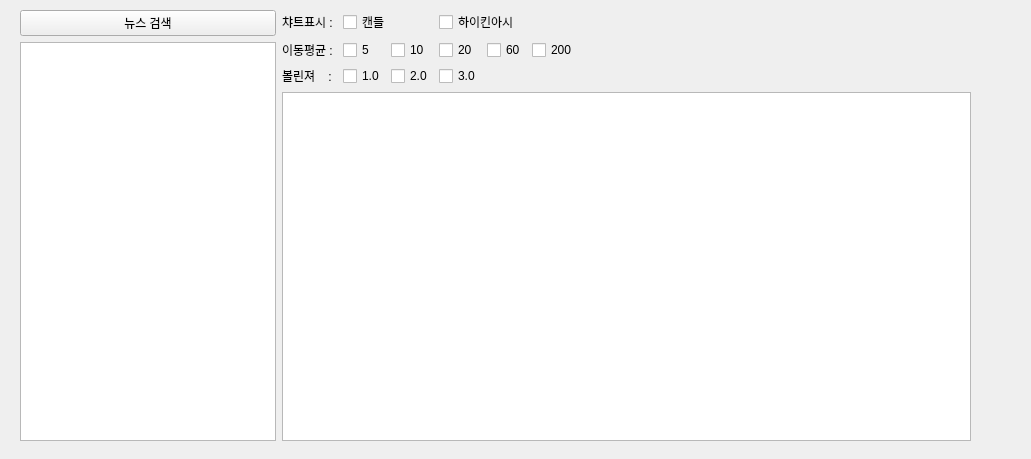
<?xml version="1.0" encoding="UTF-8"?>
<ui version="4.0">
 <class>ChartWidget</class>
 <widget class="QWidget" name="ChartWidget">
  <property name="geometry">
   <rect>
    <x>0</x>
    <y>0</y>
    <width>1031</width>
    <height>459</height>
   </rect>
  </property>
  <property name="windowTitle">
   <string>Form</string>
  </property>
  <widget class="QWidget" name="">
   <property name="geometry">
    <rect>
     <x>20</x>
     <y>10</y>
     <width>951</width>
     <height>431</height>
    </rect>
   </property>
   <layout class="QHBoxLayout" name="horizontalLayout" stretch="0,1">
    <item>
     <layout class="QVBoxLayout" name="verticalLayout">
      <item>
       <widget class="QPushButton" name="btn_search_news">
        <property name="text">
         <string>뉴스 검색</string>
        </property>
       </widget>
      </item>
      <item>
       <widget class="QTextBrowser" name="textBrowser"/>
      </item>
     </layout>
    </item>
    <item>
     <layout class="QVBoxLayout" name="verticalLayout_3">
      <item>
       <layout class="QHBoxLayout" name="horizontalLayout_2">
        <item>
         <layout class="QGridLayout" name="gridLayout_2">
          <item row="0" column="0">
           <widget class="QLabel" name="label_3">
            <property name="text">
             <string>챠트표시 :</string>
            </property>
           </widget>
          </item>
          <item row="0" column="1" colspan="2">
           <widget class="QCheckBox" name="check_candle">
            <property name="text">
             <string>캔들</string>
            </property>
           </widget>
          </item>
          <item row="0" column="3" colspan="2">
           <widget class="QCheckBox" name="check_heikin">
            <property name="text">
             <string>하이킨아시</string>
            </property>
           </widget>
          </item>
          <item row="1" column="0">
           <widget class="QLabel" name="label">
            <property name="text">
             <string>이동평균 : </string>
            </property>
           </widget>
          </item>
          <item row="1" column="1">
           <widget class="QCheckBox" name="check_sma5">
            <property name="minimumSize">
             <size>
              <width>0</width>
              <height>0</height>
             </size>
            </property>
            <property name="text">
             <string>5</string>
            </property>
           </widget>
          </item>
          <item row="1" column="2">
           <widget class="QCheckBox" name="check_sma10">
            <property name="text">
             <string>10</string>
            </property>
           </widget>
          </item>
          <item row="1" column="3">
           <widget class="QCheckBox" name="check_sma20">
            <property name="text">
             <string>20</string>
            </property>
           </widget>
          </item>
          <item row="1" column="4">
           <widget class="QCheckBox" name="check_sma60">
            <property name="text">
             <string>60</string>
            </property>
           </widget>
          </item>
          <item row="1" column="5">
           <widget class="QCheckBox" name="check_sma200">
            <property name="text">
             <string>200</string>
            </property>
           </widget>
          </item>
          <item row="2" column="0">
           <widget class="QLabel" name="label_2">
            <property name="text">
             <string>볼린져    :</string>
            </property>
           </widget>
          </item>
          <item row="2" column="1">
           <widget class="QCheckBox" name="check_bb10">
            <property name="text">
             <string>1.0</string>
            </property>
           </widget>
          </item>
          <item row="2" column="2">
           <widget class="QCheckBox" name="check_bb20">
            <property name="text">
             <string>2.0</string>
            </property>
           </widget>
          </item>
          <item row="2" column="3">
           <widget class="QCheckBox" name="check_bb30">
            <property name="text">
             <string>3.0</string>
            </property>
           </widget>
          </item>
         </layout>
        </item>
        <item>
         <spacer name="horizontalSpacer">
          <property name="orientation">
           <enum>Qt::Orientation::Horizontal</enum>
          </property>
          <property name="sizeHint" stdset="0">
           <size>
            <width>40</width>
            <height>20</height>
           </size>
          </property>
         </spacer>
        </item>
       </layout>
      </item>
      <item>
       <widget class="QGraphicsView" name="graphicsView"/>
      </item>
     </layout>
    </item>
   </layout>
  </widget>
 </widget>
 <resources/>
 <connections/>
</ui>
